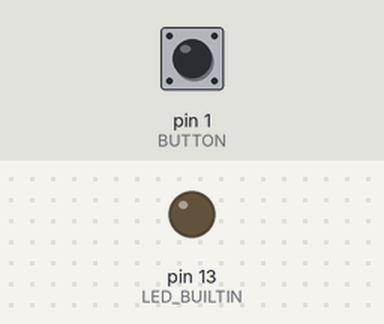
Simulated run of this sketch. Board: Arduino Uno, built with avr-gcc and run on an emulated ATmega328P. Shown: output pins drawn as LEDs (lit = HIGH). Dashed ring = blinking. Inputs (shaded band) come from the test bench; at power-on: pin 1 (BUTTON) HIGH.

Above: at 1.2 s.
1.3 s: pin 1 (BUTTON) pulled LOW for 3.2 s
At 4.4 s:
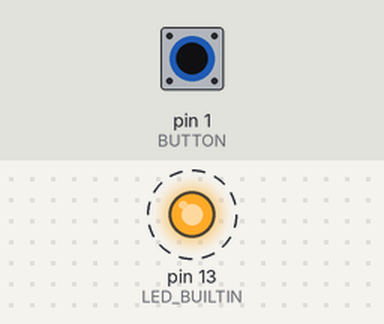
Timing chart, 0 to 6.8 s (numbered marks = the images above; inputs shaded):
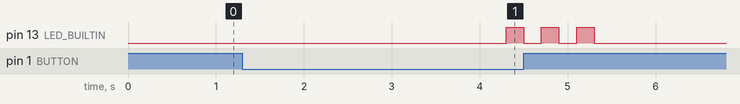

Measured:
- after the input at 1.3 s, pin 13 (LED_BUILTIN): alternates HIGH for 0.20 s and LOW for 0.20 s, 6 changes in all, then stays LOW, starting after 3.0 s

The sketch:

button_holding_delay.ino
```cpp
const int BUTTON = 1;
int counter = 0;
void setup()
{
//  Serial.begin(9600);
  pinMode(BUTTON, INPUT);
  pinMode(LED_BUILTIN, OUTPUT);
}

void blinkMe() {
  digitalWrite(LED_BUILTIN, HIGH);
  delay(200);
  digitalWrite(LED_BUILTIN, LOW);
  delay(200);
}

void loop()
{
  if (!digitalRead(BUTTON))
  {
    int counter = 0;
    while (!digitalRead(BUTTON)) {
      delay(100);
      counter++;
      if (counter == 30) {
        blinkMe();blinkMe();blinkMe();
        //Serial.println("i got it");
      }
      //Serial.println(counter);
    }
  }
  //Serial.println("i got nothing");
}
```
